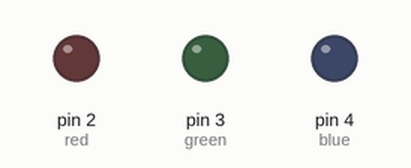
The sketch below on a simulated Arduino Uno, built with avr-gcc and run on an emulated ATmega328P. Parts: output pins drawn as LEDs (lit = HIGH).

Above: at 0.1 s.
At 4.7 s:
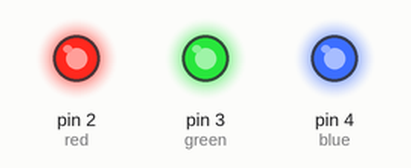
At 11.9 s:
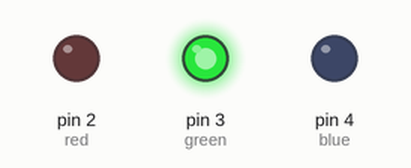
At 24.3 s:
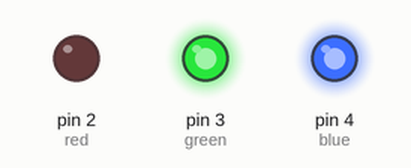
At 39.3 s:
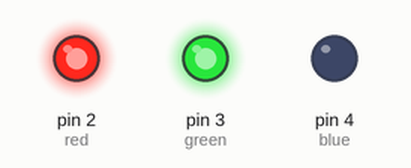
Timing chart, 0 to 40.0 s (numbered marks = the images above):
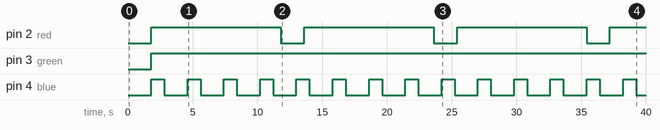

The sketch:

a.ino
```cpp
int red = 2;
int green = 3;
int blue = 4;
unsigned long redCounter = 0;
unsigned long greenCounter = 0;
unsigned long blueCounter = 0;
byte ledStateRed = 0;
byte ledStateGreen = 0;
byte ledStateBlue = 0;

void setup() {
    pinMode(red,OUTPUT);
    pinMode(green,OUTPUT);
    pinMode(blue,OUTPUT);
    }

void loop () {


  funcionLedSelector(red, 10000, 1800);
  funcionLedSelector(blue, 1000, 1800);
  funcionLedSelector(green, 40000, 1800);


}
```

funcionLedSelector.ino
```cpp
void funcionLedSelector(int led, int encendido, int apagado){
  switch(led){
    case 2:
      //cambios en el led rojo
      if(millis()- redCounter > apagado && ledStateRed==0){
        digitalWrite(red, HIGH);
        ledStateRed = 1;
        redCounter = millis();
      }
      if(millis()- redCounter > encendido && ledStateRed==1){
        digitalWrite(red, LOW);
        ledStateRed = 0;
        redCounter = millis();
      }
    break;

    case 3:
      //cambios en el led verde
      if(millis()- greenCounter > apagado && ledStateGreen==0){
        digitalWrite(green, HIGH);
        ledStateGreen = 1;
        greenCounter = millis();
      }
      if(millis()- greenCounter > encendido && ledStateGreen==1){
        digitalWrite(green, LOW);
        ledStateGreen = 0;
        greenCounter = millis();
      }
    break;

    case 4:
      //cambios en el led azul
      if(millis()- blueCounter > apagado && ledStateBlue==0){
        digitalWrite(blue, HIGH);
        ledStateBlue = 1;
        blueCounter = millis();
      }
      if(millis()- blueCounter > encendido && ledStateBlue==1){
        digitalWrite(blue, LOW);
        ledStateBlue = 0;
        blueCounter = millis();
      }
    break;
  }


}
```

Measured:
- by itself, pin 2 (red): alternates HIGH for 10.0 s and LOW for 1.8 s
- by itself, pin 3 (green): LOW → HIGH at 1.8 s
- by itself, pin 4 (blue): alternates HIGH for 1.0 s and LOW for 1.8 s
